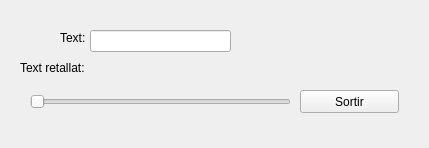
<?xml version="1.0" encoding="UTF-8"?>
<ui version="4.0">
 <class>Form</class>
 <widget class="QWidget" name="Form">
  <property name="geometry">
   <rect>
    <x>0</x>
    <y>0</y>
    <width>429</width>
    <height>148</height>
   </rect>
  </property>
  <property name="windowTitle">
   <string>Form</string>
  </property>
  <widget class="QLabel" name="label">
   <property name="geometry">
    <rect>
     <x>60</x>
     <y>30</y>
     <width>31</width>
     <height>16</height>
    </rect>
   </property>
   <property name="text">
    <string>Text:</string>
   </property>
  </widget>
  <widget class="QLabel" name="label_2">
   <property name="geometry">
    <rect>
     <x>20</x>
     <y>60</y>
     <width>81</width>
     <height>16</height>
    </rect>
   </property>
   <property name="text">
    <string>Text retallat: </string>
   </property>
  </widget>
  <widget class="QLineEdit" name="lineEdit">
   <property name="geometry">
    <rect>
     <x>90</x>
     <y>30</y>
     <width>141</width>
     <height>22</height>
    </rect>
   </property>
  </widget>
  <widget class="MyLabel" name="label_3">
   <property name="geometry">
    <rect>
     <x>100</x>
     <y>60</y>
     <width>301</width>
     <height>16</height>
    </rect>
   </property>
   <property name="text">
    <string/>
   </property>
  </widget>
  <widget class="QSlider" name="horizontalSlider">
   <property name="geometry">
    <rect>
     <x>30</x>
     <y>90</y>
     <width>261</width>
     <height>23</height>
    </rect>
   </property>
   <property name="orientation">
    <enum>Qt::Horizontal</enum>
   </property>
  </widget>
  <widget class="QPushButton" name="pushButton">
   <property name="geometry">
    <rect>
     <x>300</x>
     <y>90</y>
     <width>99</width>
     <height>23</height>
    </rect>
   </property>
   <property name="text">
    <string>Sortir</string>
   </property>
  </widget>
 </widget>
 <customwidgets>
  <customwidget>
   <class>MyLabel</class>
   <extends>QLabel</extends>
   <header location="global">MyLabel.h</header>
   <slots>
    <slot>agafarText(QString)</slot>
    <slot>truncar(int)</slot>
   </slots>
  </customwidget>
 </customwidgets>
 <resources/>
 <connections>
  <connection>
   <sender>pushButton</sender>
   <signal>clicked()</signal>
   <receiver>Form</receiver>
   <slot>close()</slot>
   <hints>
    <hint type="sourcelabel">
     <x>371</x>
     <y>91</y>
    </hint>
    <hint type="destinationlabel">
     <x>368</x>
     <y>54</y>
    </hint>
   </hints>
  </connection>
  <connection>
   <sender>horizontalSlider</sender>
   <signal>sliderMoved(int)</signal>
   <receiver>label_3</receiver>
   <slot>truncar(int)</slot>
   <hints>
    <hint type="sourcelabel">
     <x>130</x>
     <y>94</y>
    </hint>
    <hint type="destinationlabel">
     <x>132</x>
     <y>64</y>
    </hint>
   </hints>
  </connection>
  <connection>
   <sender>lineEdit</sender>
   <signal>textEdited(QString)</signal>
   <receiver>label_3</receiver>
   <slot>agafarText(QString)</slot>
   <hints>
    <hint type="sourcelabel">
     <x>109</x>
     <y>43</y>
    </hint>
    <hint type="destinationlabel">
     <x>110</x>
     <y>68</y>
    </hint>
   </hints>
  </connection>
 </connections>
</ui>
